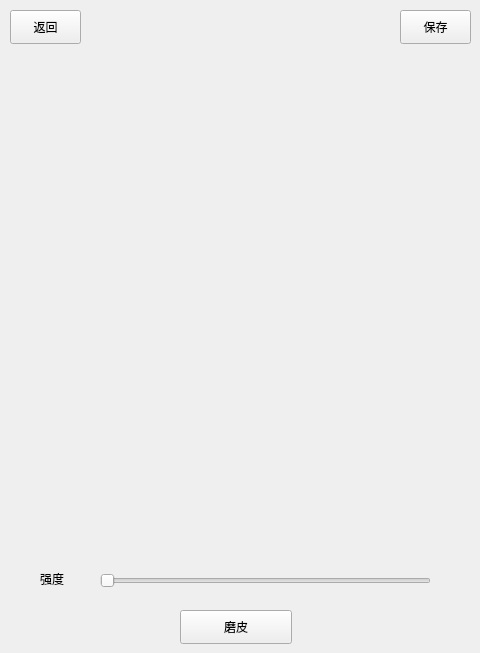
   <widget class="QWidget" name="moPiInterface">
    <widget class="QPushButton" name="backFromMoPi">
     <property name="geometry">
      <rect>
       <x>10</x>
       <y>10</y>
       <width>71</width>
       <height>34</height>
      </rect>
     </property>
     <property name="text">
      <string>返回</string>
     </property>
    </widget>
    <widget class="QPushButton" name="saveFromMoPi">
     <property name="geometry">
      <rect>
       <x>400</x>
       <y>10</y>
       <width>71</width>
       <height>34</height>
      </rect>
     </property>
     <property name="text">
      <string>保存</string>
     </property>
    </widget>
    <widget class="QLabel" name="mopiPhoto">
     <property name="geometry">
      <rect>
       <x>20</x>
       <y>60</y>
       <width>441</width>
       <height>421</height>
      </rect>
     </property>
     <property name="text">
      <string/>
     </property>
    </widget>
    <widget class="QLabel" name="label_5">
     <property name="geometry">
      <rect>
       <x>40</x>
       <y>570</y>
       <width>81</width>
       <height>18</height>
      </rect>
     </property>
     <property name="text">
      <string>强度</string>
     </property>
    </widget>
    <widget class="QSlider" name="mopiSlider">
     <property name="geometry">
      <rect>
       <x>100</x>
       <y>570</y>
       <width>331</width>
       <height>22</height>
      </rect>
     </property>
     <property name="orientation">
      <enum>Qt::Horizontal</enum>
     </property>
    </widget>
    <widget class="QPushButton" name="mopiButton">
     <property name="geometry">
      <rect>
       <x>180</x>
       <y>610</y>
       <width>112</width>
       <height>34</height>
      </rect>
     </property>
     <property name="text">
      <string>磨皮</string>
     </property>
    </widget>
   </widget>
